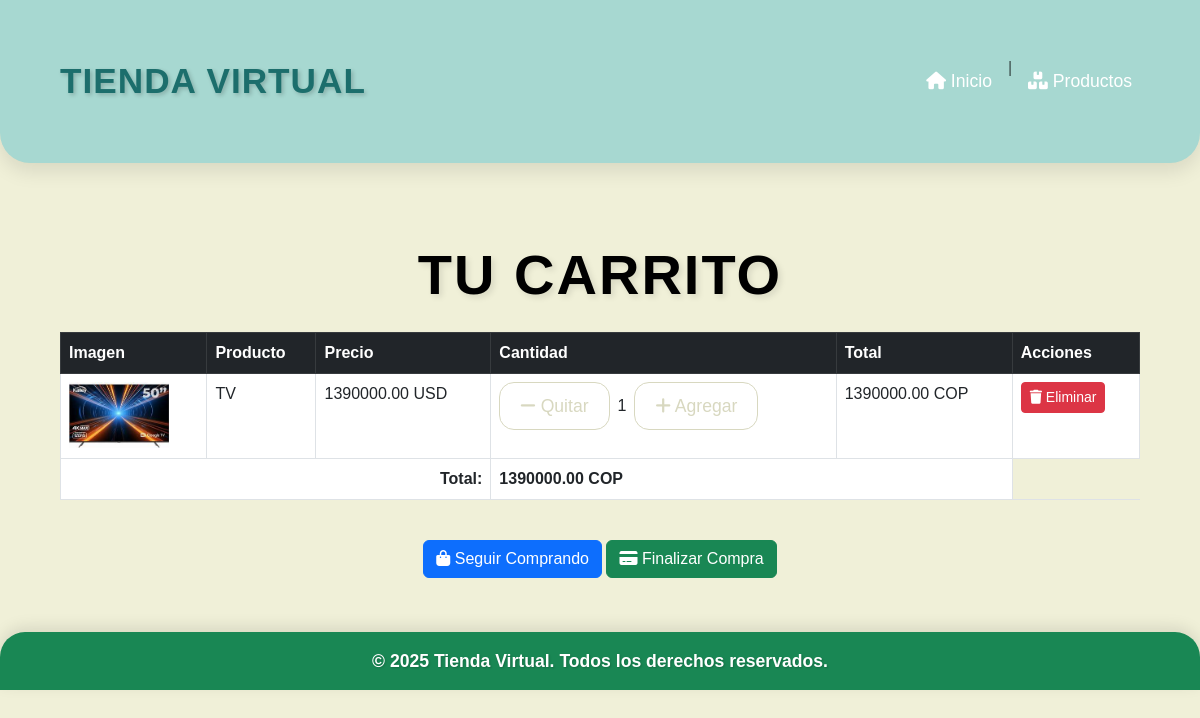
Screenshot of /carrito/ (signed in) with the database file from the repository.
### cuentas/models.py (models this page shows, shortened)
class CarritoItem(models.Model):
    usuario = models.ForeignKey(User, on_delete=models.CASCADE)
    producto = models.ForeignKey(Producto, on_delete=models.CASCADE)
    cantidad = models.PositiveIntegerField(default=1)
    def total_precio(self):
        return self.producto.precio * self.cantidad

class Producto(models.Model):
    nombre = models.CharField(max_length=200)
    descripcion = models.TextField()
    precio = models.DecimalField(max_digits=10, decimal_places=2)
    cantidad_stock = models.PositiveIntegerField()
    imagen = models.ImageField(upload_to='productos/')
    especificaciones = models.TextField()
    agotado = models.BooleanField(default=False)
    recomendado = models.BooleanField(default=False)
    usuario = models.ForeignKey(User, on_delete=models.CASCADE, null=True, blank=True)  # Usuario opcional

### cuentas/views.py (the view)
# urls.py: path('carrito/', views.carrito, name='carrito'),
@login_required
def carrito(request):
    if not request.user.is_authenticated:
        messages.error(request, "Debes iniciar sesión para ver tu carrito.")
        return redirect('inicio_sesion')
    carrito_items = CarritoItem.objects.filter(usuario=request.user)
    carrito_items_disponibles = [item for item in carrito_items if item.producto.cantidad_stock > 0]
    total = sum(item.total_precio() for item in carrito_items_disponibles)
    productos_agotados = [item for item in carrito_items if item.producto.cantidad_stock <= 0]
    if not carrito_items_disponibles:
        messages.info(request, "Tu carrito está vacío.")
    return render(request, 'cuentas/carrito.html', {
        'carrito_items': carrito_items_disponibles,
        'total': total,
        'productos_agotados': productos_agotados
    })

### cuentas/templates/cuentas/carrito.html (shortened to what this page needs)
<!DOCTYPE html>
<html lang="es">
<head>
    <link href="https://cdn.jsdelivr.net/npm/bootstrap@5.3.0-alpha1/dist/css/bootstrap.min.css" rel="stylesheet">
    <link rel="stylesheet" href="https://cdnjs.cloudflare.com/ajax/libs/font-awesome/6.0.0-beta3/css/all.min.css">
    {% load static %}
    <link rel="stylesheet" href="{% static 'cuentas/styles/carrito.css' %}">
</head>
<body>
     <nav class="navbar navbar-expand-lg navbar-light" style="background-color: #A7D8D1;">
        <div class="container">
            <a class="navbar-brand" href="#" style="color: #1C6E6C; text-shadow: 2px 2px 4px rgba(0, 0, 0, 0.2);">Tienda Virtual</a>
            <div class="collapse navbar-collapse" id="navbarNav">
                <ul class="navbar-nav ms-auto">
                    <li class="nav-item">
                        <a href="{% url 'home' %}" class="nav-link">
                            <i class="fas fa-home"></i> Inicio
                        </a>
                    </li>
                    <li class="nav-item"><span class="navbar-text mx-2">|</span></li>
                    <li class="nav-item">
                        <a href="{% url 'productos' %}" class="nav-link">
                            <i class="fas fa-boxes"></i> Productos
                        </a>
                    </li>
                </ul>
            </div>
        </div>
    </nav>
    <div class="container mt-5">
        <h1 class="text-center mb-4">Tu Carrito</h1>
        {% if carrito_items %}
        <div class="table-responsive">
            <table class="table table-bordered">
                <thead class="table-dark">
                    <tr>
                        <th>Imagen</th>
                        <th>Producto</th>
                        <th>Precio</th>
                        <th>Cantidad</th>
                        <th>Total</th>
                        <th>Acciones</th>
                    </tr>
                </thead>
                <tbody>
                    {% for item in carrito_items %}
                    <tr>
                        <td>
                            <img src="{{ item.producto.imagen.url }}" alt="{{ item.producto.nombre }}" width="100">
                        </td>
                        <td>{{ item.producto.nombre }}</td>
                        <td>{{ item.producto.precio|floatformat:2 }} USD</td>
                        <td>
                            <div class="d-flex align-items-center">
                                {% if item.producto.cantidad_stock <= 0 %}
                                    <p class="text-danger">Agotado</p>
                                    <button class="btn btn-secondary btn-sm" disabled>Sin stock</button>
                                {% else %}
                                    <a href="{% url 'reducir_cantidad' item.id %}" class="btn btn-sm btn-outline-secondary me-2">
                                        <i class="fas fa-minus"></i> Quitar
                                    </a>
                                    {{ item.cantidad }}
                                    <a href="{% url 'agregar_al_carrito' item.producto.id %}" class="btn btn-sm btn-outline-secondary ms-2">
                                        <i class="fas fa-plus"></i> Agregar
                                    </a>
                                {% endif %}
                            </div>
                        </td>
                        <td>
                            {% if item.producto.cantidad_stock > 0 %}
                                {{ item.total_precio|floatformat:2 }} COP
                            {% else %}
                                <span class="text-muted">Producto agotado</span>
                            {% endif %}
                        </td>
                        <td>
                            <a href="{% url 'eliminar_del_carrito' item.id %}" class="btn btn-danger btn-sm">
                                <i class="fas fa-trash"></i> Eliminar
                            </a>
                        </td>
                    </tr>
                    {% endfor %}
                </tbody>
                <tfoot>
                    <tr>
                        <td colspan="3" class="text-end"><strong>Total:</strong></td>
                        <td colspan="2"><strong>{{ total|floatformat:2 }} COP</strong></td>
                    </tr>
                </tfoot>
            </table>
        </div>
        <div class="text-center mt-4">
            <a href="{% url 'productos' %}" class="btn btn-primary">
                <i class="fas fa-shopping-bag"></i> Seguir Comprando
            </a>
            {% if total > 0 %}
            <a href="{% url 'finalizar_compra' %}" class="btn btn-success">
                <i class="fas fa-credit-card"></i> Finalizar Compra
            </a>
            {% else %}
            <a href="#" class="btn btn-secondary" disabled>
                <i class="fas fa-credit-card"></i> Finalizar Compra
            </a>
            {% endif %}
        </div>
        {% else %}
        <div class="alert alert-warning text-center">
            <h4>Tu carrito está vacío</h4>
            <p>Explora nuestros <a href="{% url 'productos' %}">productos</a> y agrega lo que te guste.</p>
        </div>
        {% endif %}
    </div>
    <footer class="bg-success text-white text-center py-3 mt-4">
        <p class="mb-0" style="font-size: 1.1rem;">© 2025 Tienda Virtual. Todos los derechos reservados.</p>
    </footer>
</body>
</html>

### cuentas/static/cuentas/styles/carrito.css (style rules this page uses)
body { font-family: 'Poppins', sans-serif; background-color: #F0F0D8; color: #333; margin: 0; padding: 0; box-sizing: border-box; }
.navbar { background-color: #1693A5; padding: 20px 0; border-radius: 0 0 30px 30px; box-shadow: 0 8px 20px rgba(0, 0, 0, 0.1); z-index: 10; transition: background-color 0.3s ease; }
.navbar-brand { color: white; font-size: 2.2rem; font-weight: 700; text-transform: uppercase; letter-spacing: 1px; transition: color 0.3s ease; }
.navbar-nav .nav-link { color: white; font-size: 1.1rem; padding: 12px 25px; border-radius: 10px; transition: 0.3s ease-in-out; }
h1, h2 { font-weight: 700; text-align: center; text-transform: uppercase; letter-spacing: 2px; margin-bottom: 20px; text-shadow: 1px 1px 2px rgba(0, 0, 0, 0.2); }
h1 { font-size: 3.5rem; color: #000000; animation: fadeInUp 1s ease-out; }
footer { background-color: #1693A5; color: white; padding: 30px 0; text-align: center; border-radius: 25px 25px 0 0; box-shadow: 0 -5px 15px rgba(0, 0, 0, 0.1); }
footer p { font-size: 1.2rem; font-weight: 600; text-shadow: 1px 1px 2px rgba(0, 0, 0, 0.2); }
.btn-outline-secondary { border-color: #D8D8C0; color: #D8D8C0; font-size: 1.1rem; padding: 10px 20px; border-radius: 15px; transition: background-color 0.3s ease, color 0.3s ease; }
.container { padding: 30px; }
.text-center { text-align: center; }
h1, h2 { text-shadow: 3px 3px 6px rgba(0, 0, 0, 0.1); }

### rows the page displays
CarritoItem: producto.imagen (picture), producto.nombre "TV", producto.precio "1390000.00", cantidad "1", total_precio "1390000.00"

### other values shown
{{ total|floatformat:2 }} "1390000.00"
